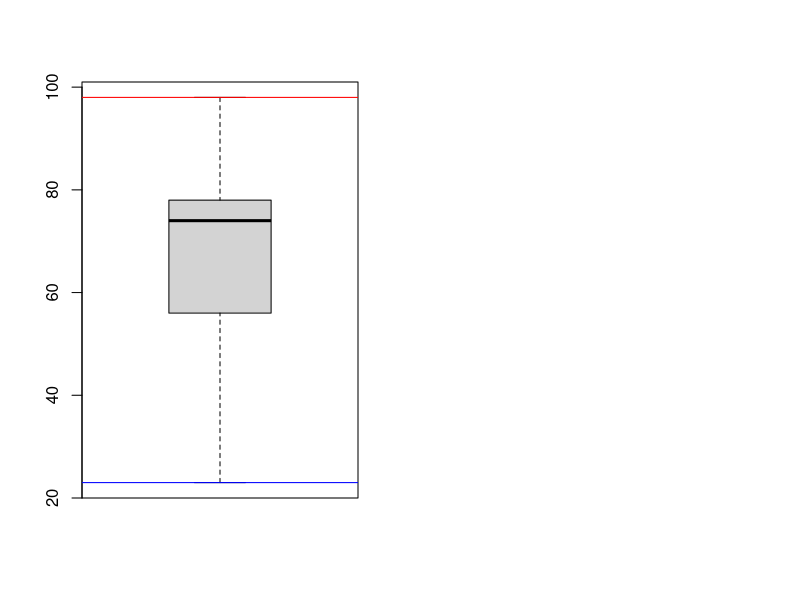

The R script that drew this image: (Note: this script raises an error after producing the figure.)
# Creating a vector
scores <- c(74,56,78,89,23,98,48,56,78)
scores

# Sorting them in ascending
sort(scores)

# The five number summary

# Min value
min(scores)

# 25th Quartile 
quantile(scores,0.25)

# Median
median(scores)

# 75th Quartile 
quantile(scores,0.75)

# Maximum
max(scores)


# Inbuilt function for all five values
fivenum(scores)

# Summary of the vector
summary(scores)

#Plotting 
par(mfrow = c(1,2))
boxplot(scores)
abline(h=min(scores),col = "Blue")
abline(h=max(scores), col= "Red")
abline(h=median(scores), col= "Yello")
abline(h=quantile(scores, c(0.25, 0.75)), col= "Green")

